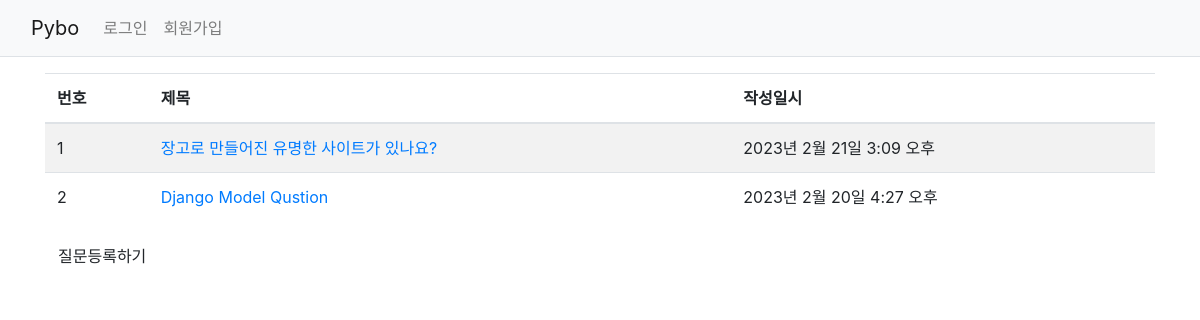
/, run on an earlier commit of the app's database.
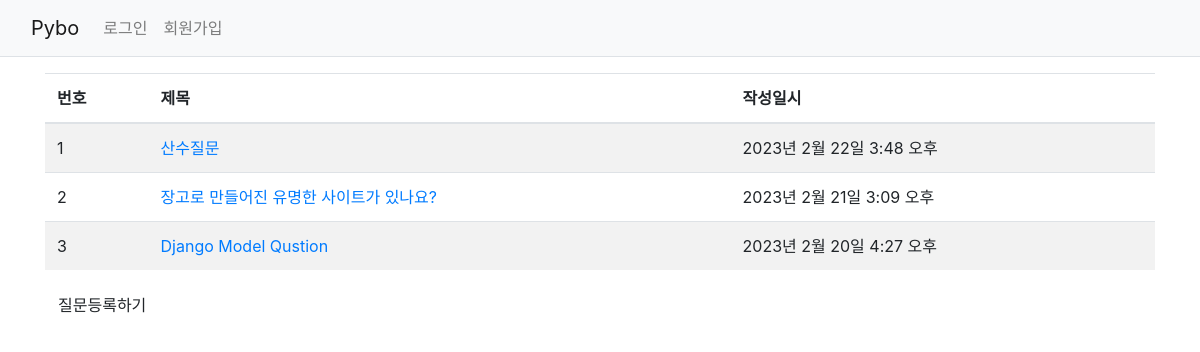
And on a later commit of the database.
### pybo/models.py (models this page shows, shortened)
class Question(models.Model):
    author = models.ForeignKey(User, on_delete=models.CASCADE)
    subject = models.CharField(max_length = 200)
    content = models.TextField()
    create_date = models.DateTimeField()

### pybo/views.py (the view)
# urls.py: path('', views.index, name = 'index'),
def index(request):
    question_list = Question.objects.all().order_by('-create_date')
    page = request.GET.get('page')
    paginator = Paginator(question_list, 10)
    try:
        page_obj = paginator.page(page)
    except PageNotAnInteger:
        page = 1
        page_obj = paginator.page(page)
    except EmptyPage:
        page_obj = paginator.page(paginator.num_pages)
    leftIndex = (int(page) - 2)
    if leftIndex < 1:
        leftIndex = 1
    rightIndex = (int(page) + 2)
    if rightIndex > paginator.num_pages:
        rightIndex = paginator.num_pages
    custom_range = range(leftIndex, rightIndex + 1)
    context = {'question_list': question_list, 'page_obj': page_obj, 'paginator': paginator, 'custom_range': custom_range}
    return render(request, 'pybo/question_list.html', context)

### templates/pybo/question_list.html (shortened to what this page needs)
{% extends 'base.html' %}
{% block content %}
<div class = "container my-3">
    <table class ="table table-striped table-hover">
        <thead>
        <tr calss = "thead-dark">
            <th>번호</th>
            <th>제목</th>
            <th>작성일시</th>
        </tr>
        </thead>
        <tbody>
        {% if page_obj %}
        {% for question in page_obj %}
        <tr>
            <td>{{ forloop.counter}}</td>
            <td>
                <a href = "{% url 'pybo:detail' question.id %}">
                    {{ question.subject}}
                </a>
            </td>
            <td> {{ question.create_date}}</td>
        </tr>
        {% endfor %}
        {% else %}
        <tr>
            <td colspan = "3"></td>
        </tr>
        {% endif %}
        </tbody>
    </table>
    <a href ="{% url 'pybo:question_create' %}" class = "btn btn-priamry">
        질문등록하기
    </a>
</div>
{% endblock content%}

### templates/base.html (shortened to what this page needs)
{% load static %}
<!DOCTYPE html>
<html lang="en">
<head>
    <link rel = "stylesheet" type = "text/css" href = "{% static 'bootstrap.min.css' %}">
    <link rel = "stylesheet" type = "text/css" href = "{% static 'style.css' %}">
</head>
<body>
{% include "navbar.html" %}
{% block content %}
{% endblock %}
</body>
</html>

### templates/navbar.html (shortened to what this page needs)
<nav class="navbar navbar-expand-lg navbar-light bg-light border-bottom">
    <div class="container-fluid">
        <a class="navbar-brand" href="{% url 'pybo:index' %}">Pybo</a>
        <div class="collapse navbar-collapse" id="navbarSupportedContent">
            <ul class="navbar-nav me-auto mb-2 mb-lg-0">
                <li class="nav-item">
                    {% if user.is_authenticated %}
                    <a class="nav-link" href="{% url 'accounts:logout' %}">{{ user.username }} (로그아웃)</a>
                    {% else %}
                    <a class="nav-link" href="{% url 'accounts:login' %}">로그인</a>
                    {% endif %}
                </li>
                <li>
                    {% if not user.is_authenticated %}
                    <a class="nav-link" href="{% url 'accounts:signup' %}">회원가입</a>
                    {% endif %}
                </li>
            </ul>
        </div>
    </div>
</nav>

What changed in the data, as far as the page shows it:
added Question: subject "산수질문", create_date "2023년 2월 22일 3:48 오후"
